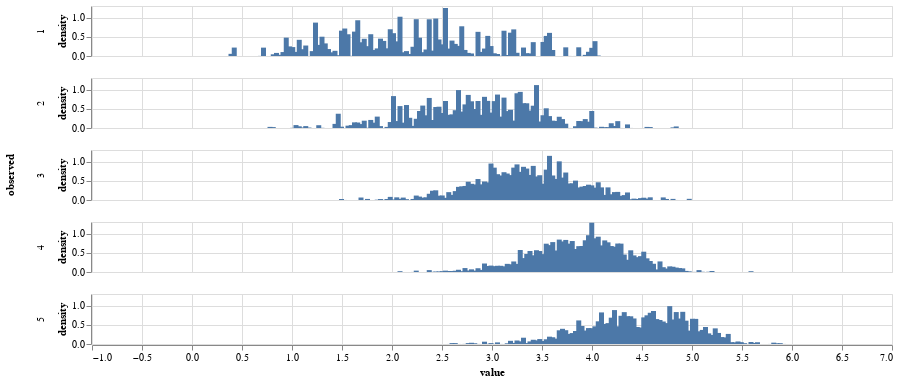

The notebook cell this image was saved under:
### Code cell
fit_vs_obs = pd.concat([
    Rhatbig.rename(columns={'rating':'fit'}),
    Rbig.rename(columns={'rating':'observed'}),
], axis=1).stack().dropna().reset_index()[['fit','observed']]

fit_vs_obs = fit_vs_obs.iloc[np.random.choice(len(fit_vs_obs), 5000)]

alt.Chart(fit_vs_obs).transform_density(
    density='fit',
    bandwidth=0.01,
    groupby=['observed'],
    extent= [0, 6.5],
).mark_bar().encode(
    alt.X('value:Q'),
    alt.Y('density:Q'),
    alt.Row('observed:N')
).properties(width=800, height=50)

### Figure 1 — Vega-Lite specification as saved in the notebook (floating-point values rounded to 4 significant figures; data arrays with more than 128 entries replaced by an {"elided": "..."} marker saying what was removed)
{"config": {"view": {"continuousWidth": 400, "continuousHeight": 300}}, "data": {"name": "data-fa42dae97237b1eb72c548cea2627004"}, "mark": "bar", "encoding": {"row": {"type": "nominal", "field": "observed"}, "x": {"type": "quantitative", "field": "value"}, "y": {"type": "quantitative", "field": "density"}}, "height": 50, "transform": [{"density": "fit", "bandwidth": 0.01, "extent": [0, 6.5], "groupby": ["observed"]}], "width": 800, "$schema": "https://vega.github.io/schema/vega-lite/v4.8.1.json", "datasets": {"data-fa42dae97237b1eb72c548cea2627004": {"elided": "5000 records"}}}
